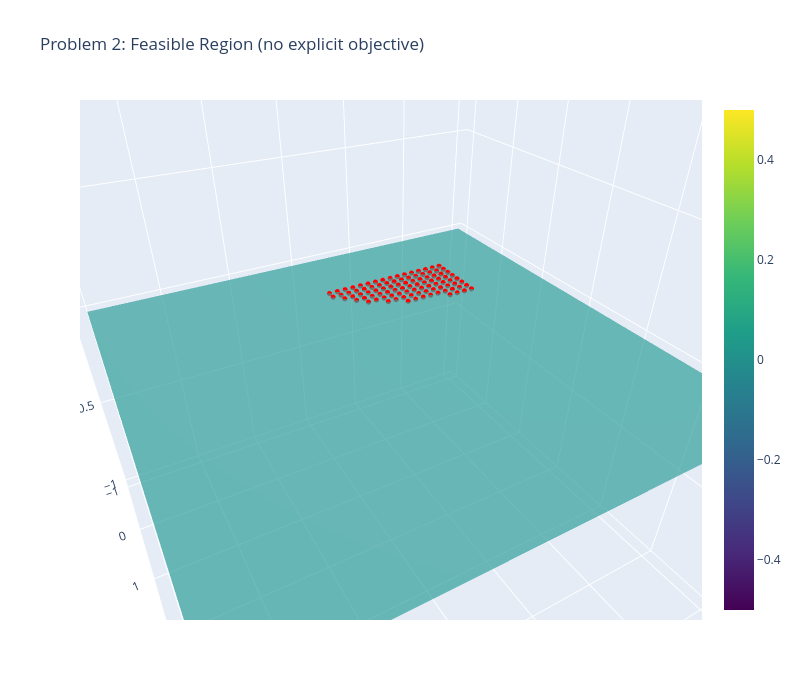

The code cell stored with this chart in its notebook:
### Markdown cell above
## Problem 2

There is **no explicit objective** function given. Instead, we have the following constraints:

$
\begin{aligned}
    4x_2^2 + x_1^2 &\leq 4 \\
    (x_1 - 2)^2 + x_2^2 &\leq 5 \\
    x_1 &\geq 0 \\
    x_2 &\geq 0
\end{aligned}
$

We will set $( f(x_1, x_2) = 0 )$ purely as a placeholder so that we can still plot a surface  
and highlight the feasible region in 3D.

### Code cell
# -----------------------------
# 1) Visualize the feasible set
# -----------------------------
N = 50
x1_vals = np.linspace(-1, 5, N)
x2_vals = np.linspace(-1, 5, N)
x1_grid, x2_grid = np.meshgrid(x1_vals, x2_vals)

# "Objective" is just zero, since we only want to visualize feasibility
f2 = np.zeros_like(x1_grid)

# Constraints:
#   c1(x) = 4*x2^2 + x1^2 <= 4
#   c2(x) = (x1 - 2)^2 + x2^2 <= 5
#   x1 >= 0
#   x2 >= 0
C1 = (4*(x2_grid**2) + x1_grid**2) <= 4
C2 = ((x1_grid - 2)**2 + x2_grid**2) <= 5
C3 = (x1_grid >= 0)
C4 = (x2_grid >= 0)

feasible_mask_2 = C1 & C2 & C3 & C4

plot_3d_surface_and_feasible(
    x1_grid, x2_grid, f2, feasible_mask_2,
    title="Problem 2: Feasible Region (no explicit objective)",
    x1_name="x1", x2_name="x2", z_name="f=0"
)

### Figure 1 — Plotly figure (JSON) as saved in the notebook; plotly's stock layout.template omitted (floating-point values rounded to 4 significant figures; data arrays with more than 128 entries replaced by an {"elided": "..."} marker saying what was removed)
{"data": [{"colorscale": [[0, "#440154"], [0.1111, "#482878"], [0.2222, "#3e4989"], [0.3333, "#31688e"], [0.4444, "#26828e"], [0.5556, "#1f9e89"], [0.6667, "#35b779"], [0.7778, "#6ece58"], [0.8889, "#b5de2b"], [1, "#fde725"]], "name": "f=0", "opacity": 0.7, "showscale": true, "type": "surface", "x": {"elided": "50x50 float values"}, "y": {"elided": "50x50 float values"}, "z": {"elided": "50x50 int values"}}, {"marker": {"color": "red", "size": 3}, "mode": "markers", "name": "Feasible Points", "type": "scatter3d", "x": [0.102, 0.2245, 0.3469, 0.4694, 0.5918, 0.7143, 0.8367, 0.9592, 1.082, 1.204, 1.327, 1.449, 1.571, 1.694, 1.816, 1.939, 0.102, 0.2245, 0.3469, 0.4694, 0.5918, 0.7143, 0.8367, 0.9592, 1.082, 1.204, 1.327, 1.449, 1.571, 1.694, 1.816, 1.939, 0.102, 0.2245, 0.3469, 0.4694, 0.5918, 0.7143, 0.8367, 0.9592, 1.082, 1.204, 1.327, 1.449, 1.571, 1.694, 1.816, 0.102, 0.2245, 0.3469, 0.4694, 0.5918, 0.7143, 0.8367, 0.9592, 1.082, 1.204, 1.327, 1.449, 1.571, 1.694, 0.102, 0.2245, 0.3469, 0.4694, 0.5918, 0.7143, 0.8367, 0.9592, 1.082, 1.204, 1.327, 1.449, 1.571, 0.102, 0.2245, 0.3469, 0.4694, 0.5918, 0.7143, 0.8367, 0.9592, 1.082, 1.204, 1.327, 0.102, 0.2245, 0.3469, 0.4694, 0.5918, 0.7143, 0.8367, 0.9592, 1.082, 0.102, 0.2245, 0.3469, 0.4694], "y": [0.102, 0.102, 0.102, 0.102, 0.102, 0.102, 0.102, 0.102, 0.102, 0.102, 0.102, 0.102, 0.102, 0.102, 0.102, 0.102, 0.2245, 0.2245, 0.2245, 0.2245, 0.2245, 0.2245, 0.2245, 0.2245, 0.2245, 0.2245, 0.2245, 0.2245, 0.2245, 0.2245, 0.2245, 0.2245, 0.3469, 0.3469, 0.3469, 0.3469, 0.3469, 0.3469, 0.3469, 0.3469, 0.3469, 0.3469, 0.3469, 0.3469, 0.3469, 0.3469, 0.3469, 0.4694, 0.4694, 0.4694, 0.4694, 0.4694, 0.4694, 0.4694, 0.4694, 0.4694, 0.4694, 0.4694, 0.4694, 0.4694, 0.4694, 0.5918, 0.5918, 0.5918, 0.5918, 0.5918, 0.5918, 0.5918, 0.5918, 0.5918, 0.5918, 0.5918, 0.5918, 0.5918, 0.7143, 0.7143, 0.7143, 0.7143, 0.7143, 0.7143, 0.7143, 0.7143, 0.7143, 0.7143, 0.7143, 0.8367, 0.8367, 0.8367, 0.8367, 0.8367, 0.8367, 0.8367, 0.8367, 0.8367, 0.9592, 0.9592, 0.9592, 0.9592], "z": [0, 0, 0, 0, 0, 0, 0, 0, 0, 0, 0, 0, 0, 0, 0, 0, 0, 0, 0, 0, 0, 0, 0, 0, 0, 0, 0, 0, 0, 0, 0, 0, 0, 0, 0, 0, 0, 0, 0, 0, 0, 0, 0, 0, 0, 0, 0, 0, 0, 0, 0, 0, 0, 0, 0, 0, 0, 0, 0, 0, 0, 0, 0, 0, 0, 0, 0, 0, 0, 0, 0, 0, 0, 0, 0, 0, 0, 0, 0, 0, 0, 0, 0, 0, 0, 0, 0, 0, 0, 0, 0, 0, 0, 0, 0, 0, 0, 0]}], "layout": {"height": 700, "scene": {"aspectmode": "auto", "aspectratio": {"x": 1, "y": 1, "z": 1}, "camera": {"center": {"x": 0, "y": 0, "z": 0}, "eye": {"x": 0.4733, "y": 0.85, "z": 0.6524}, "projection": {"type": "perspective"}, "up": {"x": 0, "y": 0, "z": 1}}, "xaxis": {"title": {"text": "x1"}, "type": "linear"}, "yaxis": {"title": {"text": "x2"}, "type": "linear"}, "zaxis": {"title": {"text": "f=0"}, "type": "linear"}}, "title": {"text": "Problem 2: Feasible Region (no explicit objective)"}, "width": 800}}
